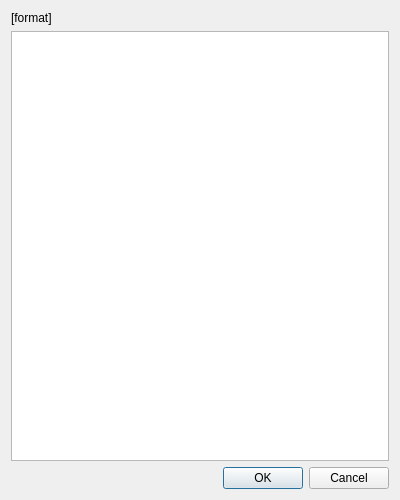
<?xml version="1.0" encoding="UTF-8"?>
<ui version="4.0">
 <class>ImEx</class>
 <widget class="QDialog" name="ImEx">
  <property name="windowModality">
   <enum>Qt::WindowModal</enum>
  </property>
  <property name="geometry">
   <rect>
    <x>0</x>
    <y>0</y>
    <width>400</width>
    <height>500</height>
   </rect>
  </property>
  <property name="font">
   <font>
    <family>Arial</family>
   </font>
  </property>
  <property name="acceptDrops">
   <bool>true</bool>
  </property>
  <property name="windowTitle">
   <string>ImEx - format</string>
  </property>
  <property name="modal">
   <bool>true</bool>
  </property>
  <layout class="QVBoxLayout" name="verticalLayout">
   <item>
    <widget class="QLabel" name="lbl_format">
     <property name="text">
      <string>[format]</string>
     </property>
    </widget>
   </item>
   <item>
    <widget class="QPlainTextEdit" name="pte_fcl">
     <property name="font">
      <font>
       <family>Courier New</family>
       <pointsize>11</pointsize>
      </font>
     </property>
     <property name="lineWrapMode">
      <enum>QPlainTextEdit::NoWrap</enum>
     </property>
    </widget>
   </item>
   <item>
    <widget class="QDialogButtonBox" name="buttonBox">
     <property name="orientation">
      <enum>Qt::Horizontal</enum>
     </property>
     <property name="standardButtons">
      <set>QDialogButtonBox::Cancel|QDialogButtonBox::Ok</set>
     </property>
    </widget>
   </item>
  </layout>
 </widget>
 <resources/>
 <connections>
  <connection>
   <sender>buttonBox</sender>
   <signal>accepted()</signal>
   <receiver>ImEx</receiver>
   <slot>accept()</slot>
   <hints>
    <hint type="sourcelabel">
     <x>248</x>
     <y>254</y>
    </hint>
    <hint type="destinationlabel">
     <x>157</x>
     <y>274</y>
    </hint>
   </hints>
  </connection>
  <connection>
   <sender>buttonBox</sender>
   <signal>rejected()</signal>
   <receiver>ImEx</receiver>
   <slot>reject()</slot>
   <hints>
    <hint type="sourcelabel">
     <x>316</x>
     <y>260</y>
    </hint>
    <hint type="destinationlabel">
     <x>286</x>
     <y>274</y>
    </hint>
   </hints>
  </connection>
 </connections>
</ui>
